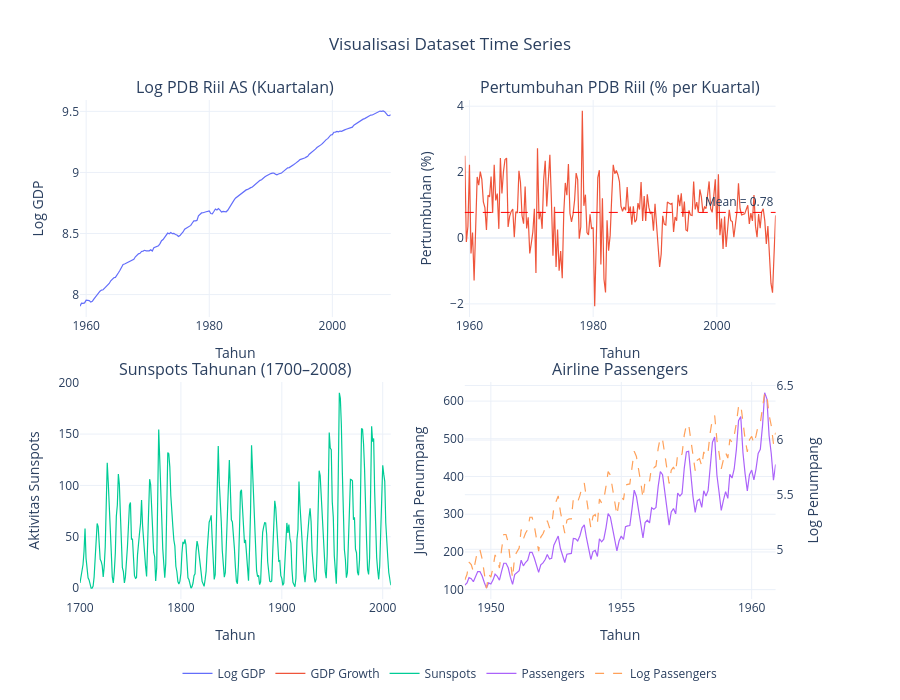

The notebook cell saved with this chart:
### Markdown cell above
---
## 1. Visualisasi Data Time Series

Langkah pertama selalu **melihat data**. Dari plot deret asli kita mencari:

| Yang dicari | Konsekuensi untuk model |
|---|---|
| **Tren** (rata-rata naik/turun) | Deret tidak stasioner dalam rata-rata → kemungkinan perlu differencing biasa (d) |
| **Musiman** (pola berulang tiap m periode) | Perlu komponen musiman (P, D, Q)ₘ |
| **Variansi yang membesar** seiring level | Transformasi log/Box–Cox sebelum differencing |
| **Siklus** tanpa periode tetap | Biasanya ditangkap komponen AR, bukan differencing |
| Pencilan, perubahan struktural | Perlu penanganan khusus sebelum identifikasi |

### Code cell
import plotly.graph_objects as go
from plotly.subplots import make_subplots
import numpy as np

fig = make_subplots(
    rows=2, cols=2,
    subplot_titles=[
        'Log PDB Riil AS (Kuartalan)',
        'Pertumbuhan PDB Riil (% per Kuartal)',
        'Sunspots Tahunan (1700–2008)',
        'Airline Passengers'
    ],
    specs=[
        [{'secondary_y': False}, {'secondary_y': False}],
        [{'secondary_y': False}, {'secondary_y': True}]
    ],
    vertical_spacing=0.13,
    horizontal_spacing=0.10
)

# 1. Log PDB riil AS
fig.add_trace(
    go.Scatter(
        x=log_gdp.index,
        y=log_gdp.values,
        mode='lines',
        name='Log GDP',
        line=dict(width=1.2)
    ),
    row=1, col=1
)

# 2. Pertumbuhan PDB riil
fig.add_trace(
    go.Scatter(
        x=gdp_g.index,
        y=gdp_g.values,
        mode='lines',
        name='GDP Growth',
        line=dict(width=1.2)
    ),
    row=1, col=2
)

fig.add_hline(
    y=gdp_g.mean(),
    line_dash='dash',
    line_width=1,
    line_color='red',
    annotation_text=f'Mean = {gdp_g.mean():.2f}',
    row=1, col=2
)

# 3. Sunspots
fig.add_trace(
    go.Scatter(
        x=sunth.index,
        y=sunth.values,
        mode='lines',
        name='Sunspots',
        line=dict(width=1.2)
    ),
    row=2, col=1
)

# 4. Airline Passengers
fig.add_trace(
    go.Scatter(
        x=air.index,
        y=air.values,
        mode='lines',
        name='Passengers',
        line=dict(width=1.2)
    ),
    row=2, col=2,
    secondary_y=False
)

fig.add_trace(
    go.Scatter(
        x=air.index,
        y=np.log(air.values),
        mode='lines',
        name='Log Passengers',
        line=dict(width=1.2, dash='dash')
    ),
    row=2, col=2,
    secondary_y=True
)

# Label sumbu
fig.update_xaxes(title_text='Tahun', row=1, col=1)
fig.update_xaxes(title_text='Tahun', row=1, col=2)
fig.update_xaxes(title_text='Tahun', row=2, col=1)
fig.update_xaxes(title_text='Tahun', row=2, col=2)

fig.update_yaxes(title_text='Log GDP', row=1, col=1)
fig.update_yaxes(title_text='Pertumbuhan (%)', row=1, col=2)
fig.update_yaxes(title_text='Aktivitas Sunspots', row=2, col=1)
fig.update_yaxes(title_text='Jumlah Penumpang', row=2, col=2, secondary_y=False)
fig.update_yaxes(title_text='Log Penumpang', row=2, col=2, secondary_y=True)

# Layout
fig.update_layout(
    title=dict(
        text='Visualisasi Dataset Time Series',
        x=0.5,
        xanchor='center'
    ),
    height=700,
    template='plotly_white',
    hovermode='x unified',
    legend=dict(
        orientation='h',
        y=-0.12,
        x=0.5,
        xanchor='center'
    )
)

fig.show()

### Figure 1 — Plotly figure (JSON) as saved in the notebook; plotly's stock layout.template omitted (floating-point values rounded to 4 significant figures; data arrays with more than 128 entries replaced by an {"elided": "..."} marker saying what was removed)
{"data": [{"line": {"width": 1.2}, "mode": "lines", "name": "Log GDP", "type": "scatter", "x": {"elided": "203 str values"}, "xaxis": "x", "y": {"elided": "203 float values"}, "yaxis": "y"}, {"line": {"width": 1.2}, "mode": "lines", "name": "GDP Growth", "type": "scatter", "x": {"elided": "202 str values"}, "xaxis": "x2", "y": {"elided": "202 float values"}, "yaxis": "y2"}, {"line": {"width": 1.2}, "mode": "lines", "name": "Sunspots", "type": "scatter", "x": {"elided": "309 str values"}, "xaxis": "x3", "y": {"elided": "309 float values"}, "yaxis": "y3"}, {"line": {"width": 1.2}, "mode": "lines", "name": "Passengers", "type": "scatter", "x": {"elided": "144 str values"}, "xaxis": "x4", "y": {"elided": "144 int values"}, "yaxis": "y4"}, {"line": {"dash": "dash", "width": 1.2}, "mode": "lines", "name": "Log Passengers", "type": "scatter", "x": {"elided": "144 str values"}, "xaxis": "x4", "y": {"elided": "144 float values"}, "yaxis": "y5"}], "layout": {"annotations": [{"font": {"size": 16}, "showarrow": false, "text": "Log PDB Riil AS (Kuartalan)", "x": 0.21, "xanchor": "center", "xref": "paper", "y": 1, "yanchor": "bottom", "yref": "paper"}, {"font": {"size": 16}, "showarrow": false, "text": "Pertumbuhan PDB Riil (% per Kuartal)", "x": 0.73, "xanchor": "center", "xref": "paper", "y": 1, "yanchor": "bottom", "yref": "paper"}, {"font": {"size": 16}, "showarrow": false, "text": "Sunspots Tahunan (1700–2008)", "x": 0.21, "xanchor": "center", "xref": "paper", "y": 0.435, "yanchor": "bottom", "yref": "paper"}, {"font": {"size": 16}, "showarrow": false, "text": "Airline Passengers", "x": 0.73, "xanchor": "center", "xref": "paper", "y": 0.435, "yanchor": "bottom", "yref": "paper"}, {"showarrow": false, "text": "Mean = 0.78", "x": 1, "xanchor": "right", "xref": "x2 domain", "y": 0.7758, "yanchor": "bottom", "yref": "y2"}], "height": 700, "hovermode": "x unified", "legend": {"orientation": "h", "x": 0.5, "xanchor": "center", "y": -0.12}, "shapes": [{"line": {"color": "red", "dash": "dash", "width": 1}, "type": "line", "x0": 0, "x1": 1, "xref": "x2 domain", "y0": 0.7758, "y1": 0.7758, "yref": "y2"}], "title": {"text": "Visualisasi Dataset Time Series", "x": 0.5, "xanchor": "center"}, "xaxis": {"anchor": "y", "domain": [0, 0.42], "title": {"text": "Tahun"}}, "xaxis2": {"anchor": "y2", "domain": [0.52, 0.94], "title": {"text": "Tahun"}}, "xaxis3": {"anchor": "y3", "domain": [0, 0.42], "title": {"text": "Tahun"}}, "xaxis4": {"anchor": "y4", "domain": [0.52, 0.94], "title": {"text": "Tahun"}}, "yaxis": {"anchor": "x", "domain": [0.565, 1], "title": {"text": "Log GDP"}}, "yaxis2": {"anchor": "x2", "domain": [0.565, 1], "title": {"text": "Pertumbuhan (%)"}}, "yaxis3": {"anchor": "x3", "domain": [0, 0.435], "title": {"text": "Aktivitas Sunspots"}}, "yaxis4": {"anchor": "x4", "domain": [0, 0.435], "title": {"text": "Jumlah Penumpang"}}, "yaxis5": {"anchor": "x4", "overlaying": "y4", "side": "right", "title": {"text": "Log Penumpang"}}}}
